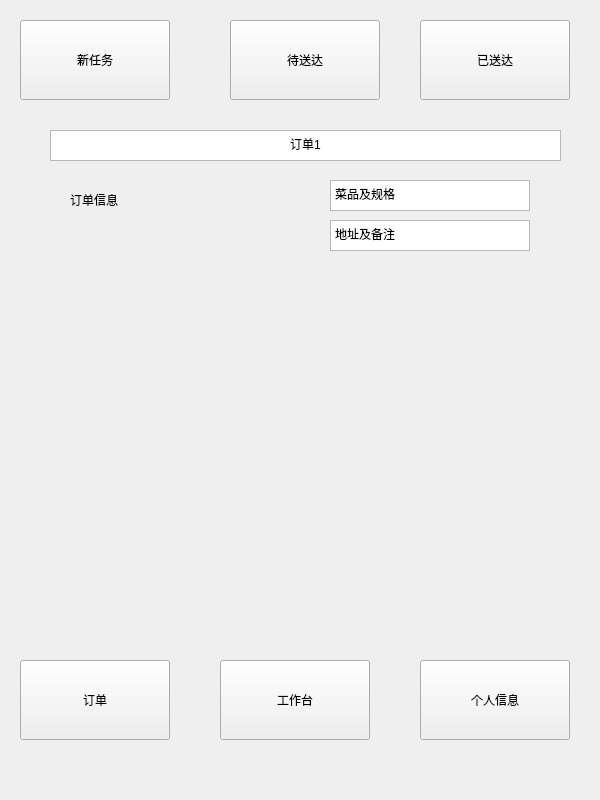
<?xml version="1.0" encoding="UTF-8"?>
<ui version="4.0">
 <class>shangjia2</class>
 <widget class="QWidget" name="shangjia2">
  <property name="geometry">
   <rect>
    <x>0</x>
    <y>0</y>
    <width>600</width>
    <height>800</height>
   </rect>
  </property>
  <property name="windowTitle">
   <string>Form</string>
  </property>
  <widget class="QPushButton" name="pushButton_3">
   <property name="geometry">
    <rect>
     <x>420</x>
     <y>20</y>
     <width>150</width>
     <height>80</height>
    </rect>
   </property>
   <property name="text">
    <string>已送达</string>
   </property>
  </widget>
  <widget class="QPushButton" name="pushButton_5">
   <property name="geometry">
    <rect>
     <x>420</x>
     <y>660</y>
     <width>150</width>
     <height>80</height>
    </rect>
   </property>
   <property name="text">
    <string>个人信息</string>
   </property>
  </widget>
  <widget class="QPushButton" name="pushButton_2">
   <property name="geometry">
    <rect>
     <x>230</x>
     <y>20</y>
     <width>150</width>
     <height>80</height>
    </rect>
   </property>
   <property name="text">
    <string>待送达</string>
   </property>
  </widget>
  <widget class="QPushButton" name="pushButton">
   <property name="geometry">
    <rect>
     <x>20</x>
     <y>20</y>
     <width>150</width>
     <height>80</height>
    </rect>
   </property>
   <property name="text">
    <string>新任务</string>
   </property>
  </widget>
  <widget class="QPushButton" name="pushButton_6">
   <property name="geometry">
    <rect>
     <x>220</x>
     <y>660</y>
     <width>150</width>
     <height>80</height>
    </rect>
   </property>
   <property name="text">
    <string>工作台</string>
   </property>
  </widget>
  <widget class="QPushButton" name="pushButton_4">
   <property name="geometry">
    <rect>
     <x>20</x>
     <y>660</y>
     <width>150</width>
     <height>80</height>
    </rect>
   </property>
   <property name="text">
    <string>订单</string>
   </property>
  </widget>
  <widget class="QTextBrowser" name="textBrowser_3">
   <property name="geometry">
    <rect>
     <x>330</x>
     <y>220</y>
     <width>200</width>
     <height>31</height>
    </rect>
   </property>
   <property name="html">
    <string>&lt;!DOCTYPE HTML PUBLIC &quot;-//W3C//DTD HTML 4.0//EN&quot; &quot;http://www.w3.org/TR/REC-html40/strict.dtd&quot;&gt;
&lt;html&gt;&lt;head&gt;&lt;meta name=&quot;qrichtext&quot; content=&quot;1&quot; /&gt;&lt;meta charset=&quot;utf-8&quot; /&gt;&lt;style type=&quot;text/css&quot;&gt;
p, li { white-space: pre-wrap; }
hr { height: 1px; border-width: 0; }
li.unchecked::marker { content: &quot;\2610&quot;; }
li.checked::marker { content: &quot;\2612&quot;; }
&lt;/style&gt;&lt;/head&gt;&lt;body style=&quot; font-family:'Microsoft YaHei UI'; font-size:9pt; font-weight:400; font-style:normal;&quot;&gt;
&lt;p style=&quot; margin-top:0px; margin-bottom:0px; margin-left:0px; margin-right:0px; -qt-block-indent:0; text-indent:0px;&quot;&gt;地址及备注&lt;/p&gt;&lt;/body&gt;&lt;/html&gt;</string>
   </property>
  </widget>
  <widget class="QTextBrowser" name="textBrowser">
   <property name="geometry">
    <rect>
     <x>50</x>
     <y>130</y>
     <width>511</width>
     <height>31</height>
    </rect>
   </property>
   <property name="html">
    <string>&lt;!DOCTYPE HTML PUBLIC &quot;-//W3C//DTD HTML 4.0//EN&quot; &quot;http://www.w3.org/TR/REC-html40/strict.dtd&quot;&gt;
&lt;html&gt;&lt;head&gt;&lt;meta name=&quot;qrichtext&quot; content=&quot;1&quot; /&gt;&lt;meta charset=&quot;utf-8&quot; /&gt;&lt;style type=&quot;text/css&quot;&gt;
p, li { white-space: pre-wrap; }
hr { height: 1px; border-width: 0; }
li.unchecked::marker { content: &quot;\2610&quot;; }
li.checked::marker { content: &quot;\2612&quot;; }
&lt;/style&gt;&lt;/head&gt;&lt;body style=&quot; font-family:'Microsoft YaHei UI'; font-size:9pt; font-weight:400; font-style:normal;&quot;&gt;
&lt;p align=&quot;center&quot; style=&quot; margin-top:0px; margin-bottom:0px; margin-left:0px; margin-right:0px; -qt-block-indent:0; text-indent:0px;&quot;&gt;订单1&lt;/p&gt;&lt;/body&gt;&lt;/html&gt;</string>
   </property>
  </widget>
  <widget class="QTextBrowser" name="textBrowser_2">
   <property name="geometry">
    <rect>
     <x>330</x>
     <y>180</y>
     <width>200</width>
     <height>31</height>
    </rect>
   </property>
   <property name="html">
    <string>&lt;!DOCTYPE HTML PUBLIC &quot;-//W3C//DTD HTML 4.0//EN&quot; &quot;http://www.w3.org/TR/REC-html40/strict.dtd&quot;&gt;
&lt;html&gt;&lt;head&gt;&lt;meta name=&quot;qrichtext&quot; content=&quot;1&quot; /&gt;&lt;meta charset=&quot;utf-8&quot; /&gt;&lt;style type=&quot;text/css&quot;&gt;
p, li { white-space: pre-wrap; }
hr { height: 1px; border-width: 0; }
li.unchecked::marker { content: &quot;\2610&quot;; }
li.checked::marker { content: &quot;\2612&quot;; }
&lt;/style&gt;&lt;/head&gt;&lt;body style=&quot; font-family:'Microsoft YaHei UI'; font-size:9pt; font-weight:400; font-style:normal;&quot;&gt;
&lt;p style=&quot; margin-top:0px; margin-bottom:0px; margin-left:0px; margin-right:0px; -qt-block-indent:0; text-indent:0px;&quot;&gt;菜品及规格&lt;/p&gt;&lt;/body&gt;&lt;/html&gt;</string>
   </property>
  </widget>
  <widget class="QLabel" name="label">
   <property name="geometry">
    <rect>
     <x>70</x>
     <y>190</y>
     <width>69</width>
     <height>19</height>
    </rect>
   </property>
   <property name="text">
    <string>订单信息</string>
   </property>
  </widget>
 </widget>
 <resources/>
 <connections/>
</ui>
